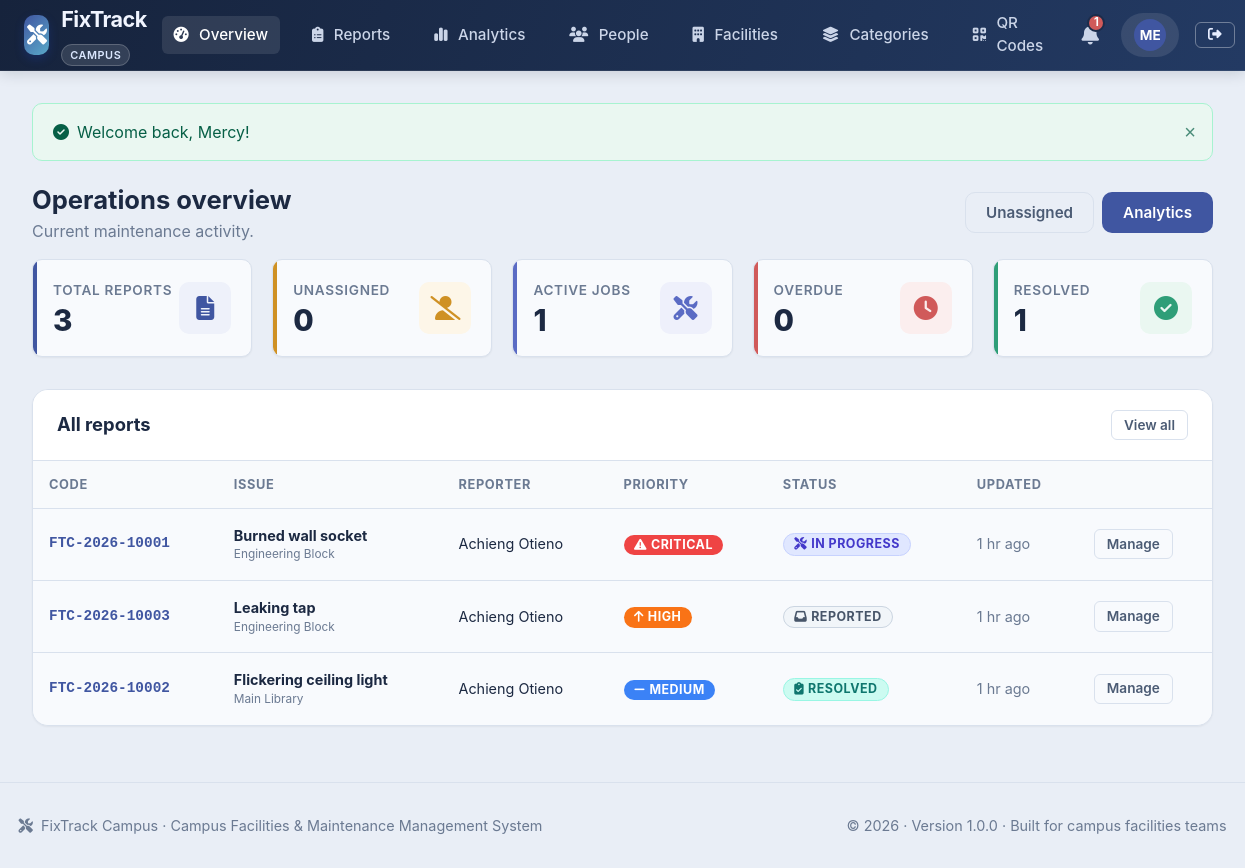
Page /admin/dashboard.php (signed in) on the committed database.
### tables this page shows
CREATE TABLE reports (
    id INT AUTO_INCREMENT PRIMARY KEY,
    tracking_code VARCHAR(30) NOT NULL UNIQUE,
    student_id INT NULL,                        
    guest_name VARCHAR(100) NULL,
    guest_email VARCHAR(150) NULL,
    guest_token VARCHAR(64) NULL UNIQUE,        
    is_guest TINYINT(1) NOT NULL DEFAULT 0,
    category_id INT NOT NULL,
    facility_id INT NOT NULL,
    room_number VARCHAR(100) NOT NULL,
    title VARCHAR(200) NOT NULL,
    description TEXT NOT NULL,
    priority ENUM('low', 'medium', 'high', 'critical') NOT NULL DEFAULT 'medium',
    status ENUM('REPORTED', 'UNDER REVIEW', 'APPROVED', 'ASSIGNED', 'IN PROGRESS',
                'RESOLVED', 'VERIFIED', 'CLOSED', 'REJECTED') NOT NULL DEFAULT 'REPORTED',
    deadline DATETIME NULL,
    rejection_reason TEXT NULL,
    resolved_at DATETIME NULL,
    verified_at DATETIME NULL,
    closed_at DATETIME NULL,
    created_at DATETIME NOT NULL DEFAULT CURRENT_TIMESTAMP,
    updated_at DATETIME NOT NULL DEFAULT CURRENT_TIMESTAMP ON UPDATE CURRENT_TIMESTAMP,
    CONSTRAINT fk_report_student FOREIGN KEY (student_id) REFERENCES users(id) ON DELETE CASCADE,
    CONSTRAINT fk_report_category FOREIGN KEY (category_id) REFERENCES categories(id) ON DELETE RESTRICT,
    CONSTRAINT fk_report_facility FOREIGN KEY (facility_id) REFERENCES facilities(id) ON DELETE RESTRICT,
    INDEX idx_report_tracking (tracking_code),
    INDEX idx_report_status (status),
    INDEX idx_report_priority (priority)
);

CREATE TABLE facilities (
    id INT AUTO_INCREMENT PRIMARY KEY,
    name VARCHAR(150) NOT NULL,
    building_code VARCHAR(30) NOT NULL UNIQUE,
    campus_zone VARCHAR(100) NOT NULL,
    description TEXT NULL,
    total_floors INT DEFAULT 1,
    is_active TINYINT(1) NOT NULL DEFAULT 1,
    created_at DATETIME NOT NULL DEFAULT CURRENT_TIMESTAMP
);

### admin/dashboard.php (the view, shortened to what this page needs)
<?php
require_once __DIR__ . '/../includes/functions.php';
$pdo = get_db();
$total      = (int)$pdo->query("SELECT COUNT(*) FROM reports")->fetchColumn();
$unassigned = (int)$pdo->query("SELECT COUNT(*) FROM reports r WHERE r.status='APPROVED' AND NOT EXISTS (SELECT 1 FROM assignments a WHERE a.report_id=r.id AND a.status<>'reassigned')")->fetchColumn();
$active     = (int)$pdo->query("SELECT COUNT(*) FROM reports WHERE status IN ('ASSIGNED','IN PROGRESS')")->fetchColumn();
$overdue    = (int)$pdo->query("SELECT COUNT(*) FROM reports WHERE deadline<NOW() AND status NOT IN ('RESOLVED','VERIFIED','CLOSED','REJECTED')")->fetchColumn();
$resolved   = (int)$pdo->query("SELECT COUNT(*) FROM reports WHERE status IN ('RESOLVED','VERIFIED','CLOSED')")->fetchColumn();
$reports = $pdo->query("
    SELECT r.*, c.name AS category_name, f.name AS facility_name,
           COALESCE(u.full_name, r.guest_name) AS reporter, r.is_guest
    FROM reports r JOIN categories c ON c.id=r.category_id
    JOIN facilities f ON f.id=r.facility_id LEFT JOIN users u ON u.id=r.student_id
    ORDER BY r.updated_at DESC LIMIT 10
")->fetchAll();
include __DIR__ . '/../includes/header.php';
?>
<div class="d-flex justify-between align-center mb-4" style="flex-wrap:wrap;gap:1rem">
    <div><h1 style="font-size:1.6rem">Operations overview</h1><p class="text-muted">Current maintenance activity.</p></div>
    <div class="d-flex gap-2">
        <a href="<?= e(url('admin/reports.php?status=APPROVED')) ?>" class="btn btn-outline">Unassigned</a>
        <a href="<?= e(url('admin/analytics.php')) ?>" class="btn btn-primary">Analytics</a>
    </div>
</div>
<div class="stats-grid">
    <div class="stat-card blue"><div class="stat-info"><div class="stat-label">Total reports</div><div class="stat-value"><?= (int)$total ?></div></div><div class="stat-icon"><i class="fas fa-file-lines"></i></div></div>
    <div class="stat-card orange"><div class="stat-info"><div class="stat-label">Unassigned</div><div class="stat-value"><?= (int)$unassigned ?></div></div><div class="stat-icon"><i class="fas fa-user-slash"></i></div></div>
    <div class="stat-card indigo"><div class="stat-info"><div class="stat-label">Active jobs</div><div class="stat-value"><?= (int)$active ?></div></div><div class="stat-icon"><i class="fas fa-screwdriver-wrench"></i></div></div>
    <div class="stat-card red"><div class="stat-info"><div class="stat-label">Overdue</div><div class="stat-value"><?= (int)$overdue ?></div></div><div class="stat-icon"><i class="fas fa-clock"></i></div></div>
    <div class="stat-card green"><div class="stat-info"><div class="stat-label">Resolved</div><div class="stat-value"><?= (int)$resolved ?></div></div><div class="stat-icon"><i class="fas fa-circle-check"></i></div></div>
</div>
<div class="card">
    <div class="card-header d-flex justify-between align-center"><h2 class="card-title">All reports</h2><a class="btn btn-outline btn-sm" href="<?= e(url('admin/reports.php')) ?>">View all</a></div>
    <div class="card-body p-0"><div class="table-responsive"><table class="table">
        <thead><tr><th>Code</th><th>Issue</th><th>Reporter</th><th>Priority</th><th>Status</th><th>Updated</th><th></th></tr></thead><tbody>
        <?php foreach ($reports as $r): ?><tr>
            <td class="tracking-code"><?= e($r['tracking_code']) ?></td>
            <td><strong><?= e($r['title']) ?></strong><div class="x-small text-muted"><?= e($r['facility_name']) ?></div></td>
            <td class="small"><?= e($r['reporter']) ?><?php if ($r['is_guest']): ?> <span class="badge badge-soft">Guest</span><?php endif; ?></td>
            <td><?= format_priority_badge($r['priority']) ?></td>
            <td><?= format_status_badge($r['status']) ?></td>
            <td class="small text-muted nowrap"><?= e(time_ago($r['updated_at'])) ?></td>
            <td><a class="btn btn-outline btn-sm" href="<?= e(url('admin/report-view.php?id=' . (int)$r['id'])) ?>">Manage</a></td>
        </tr><?php endforeach; ?>
        </tbody></table></div></div>
</div>
<?php include __DIR__ . '/../includes/footer.php'; ?>

### includes/functions.php (shortened to what this page needs)
<?php
function url(string $path = ''): string {
    return rtrim(BASE_URL, '/') . '/' . ltrim($path, '/');
}
function e(?string $value): string {
    return htmlspecialchars((string)($value ?? ''), ENT_QUOTES, 'UTF-8');
}
function format_status_badge(string $status): string {
    $colorClass = 'badge-secondary';
    $icon = 'info-circle';
    switch (strtoupper($status)) {
        case STATUS_REPORTED:
            $colorClass = 'badge-status-reported';
            $icon = 'inbox';
            break;
        case STATUS_IN_PROGRESS:
            $colorClass = 'badge-status-inprogress';
            $icon = 'tools';
            break;
        case STATUS_RESOLVED:
            $colorClass = 'badge-status-resolved';
            $icon = 'clipboard-check';
            break;
    }
    return '<span class="badge ' . $colorClass . '"><i class="fas fa-' . $icon . ' mr-1"></i> ' . e($status) . '</span>';
}
function format_priority_badge(string $priority): string {
    $p = strtolower($priority);
    $colorClass = 'badge-secondary';
    $icon = 'flag';
    switch ($p) {
        case 'critical':
            $colorClass = 'badge-priority-critical';
            $icon = 'exclamation-triangle';
            break;
        case 'high':
            $colorClass = 'badge-priority-high';
            $icon = 'arrow-up';
            break;
        case 'medium':
            $colorClass = 'badge-priority-medium';
            $icon = 'minus';
            break;
    }
    return '<span class="badge ' . $colorClass . '"><i class="fas fa-' . $icon . ' mr-1"></i> ' . ucfirst(e($priority)) . '</span>';
}
function time_ago(?string $datetime): string {
    $time = strtotime($datetime);
    $diff = time() - $time;
    if ($diff < 86400) {
        $h = floor($diff / 3600);
        return $h . ($h == 1 ? ' hr ago' : ' hrs ago');
    }
    return date('M j, Y', $time);
}
function get_flash(string $type): ?string {
    $key = 'flash_' . $type;
    if (isset($_SESSION[$key])) {
        $msg = $_SESSION[$key];
        return $msg;
    }
    return null;
}
function render_flash_messages(): string {
    $html = '';
    $types = ['success' => 'check-circle', 'error' => 'exclamation-circle', 'warning' => 'exclamation-triangle', 'info' => 'info-circle'];
    foreach ($types as $type => $icon) {
        $msg = get_flash($type);
        if ($msg) {
            $alertClass = ($type === 'error') ? 'alert-danger' : 'alert-' . $type;
            $html .= '<div class="alert ' . $alertClass . ' alert-dismissible fade show" role="alert">
                <i class="fas fa-' . $icon . ' mr-2"></i> ' . e($msg) . '
                <button type="button" class="close-btn" onclick="this.parentElement.remove()" aria-label="Close">&times;</button>
            </div>';
        }
    }
    return $html;
}

### assets/css/pages.css (style rules this page uses)
.tracking-code { font-family: ui-monospace, Menlo, monospace; font-size: .85rem; font-weight: 700; color: var(--primary); white-space: nowrap; }
.small { font-size: .82rem; }
.x-small { font-size: .74rem; }
.nowrap { white-space: nowrap; }
.card, .stat-card, .feature-card, .qr-card, .description-box, .form-control, .table, .dropzone-box, .pagination a, .pagination span, .demo-credentials code { background: var(--bg-card); }

### rows in the picture
reports: tracking_code "FTC-2026-10001", title "Burned wall socket", facility.name "Engineering Block", reporter "Achieng Otieno", priority "CRITICAL", status "IN PROGRESS", updated_at "1 hr ago"
reports: tracking_code "FTC-2026-10003", title "Leaking tap", facility.name "Engineering Block", reporter "Achieng Otieno", priority "HIGH", status "REPORTED", updated_at "1 hr ago"
reports: tracking_code "FTC-2026-10002", title "Flickering ceiling light", facility.name "Main Library", reporter "Achieng Otieno", priority "MEDIUM", status "RESOLVED", updated_at "1 hr ago"

### other values in the picture
$link[0] "Overview"
$link[0] "Reports"
$link[0] "Analytics"
$link[0] "People"
$link[0] "Facilities"
$link[0] "Categories"
$link[0] "QR Codes"
$unread "1"
mb_substr($user['name'], 0, 2) "ME"
$msg "Welcome back, Mercy!"
$total "3"
$unassigned "0"
$active "1"
$overdue "0"
$resolved "1"
